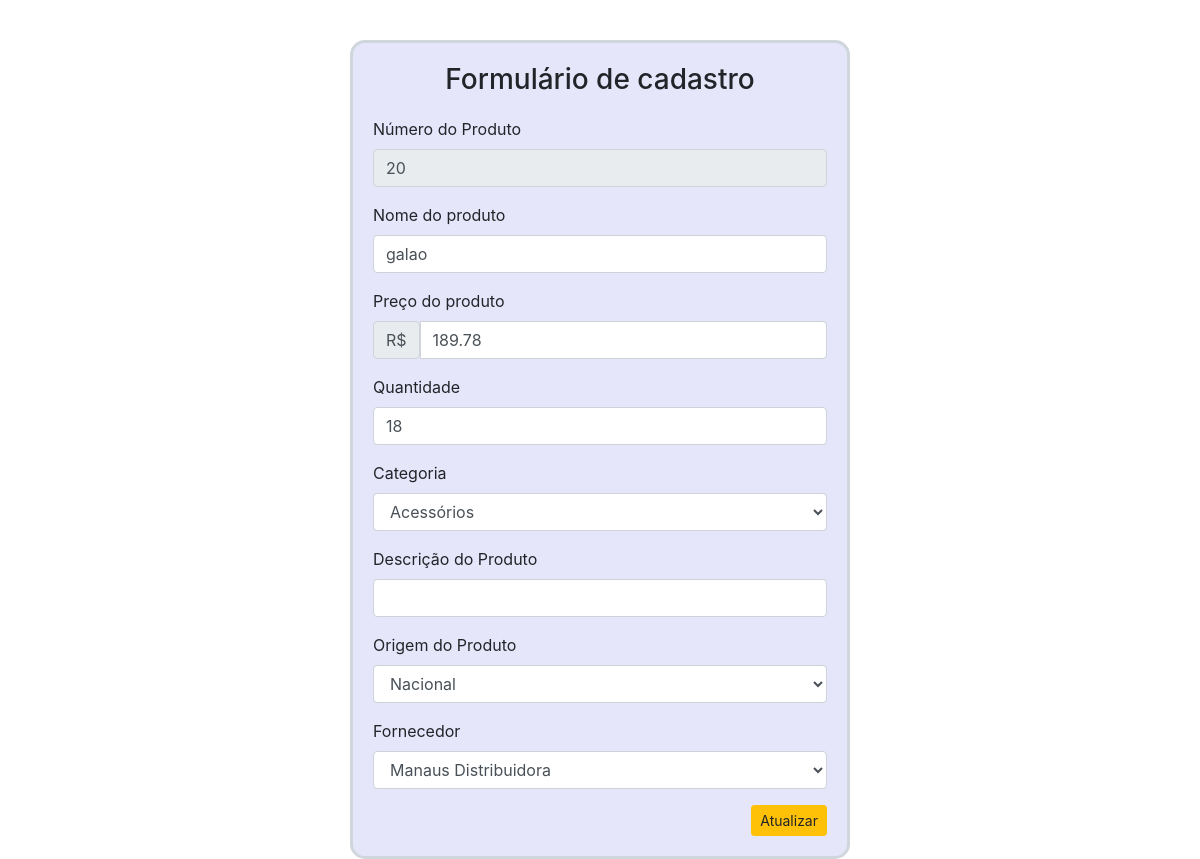
Page /PHP-HTML-CSS/editar_produto.php?id=20 on the committed database.
### tables this page shows
CREATE TABLE `estoque` (
  `id_estoque` int(11) NOT NULL,
  `numproduto` float NOT NULL,
  `nomeproduto` varchar(200) NOT NULL,
  `categoria` varchar(100) NOT NULL,
  `quantidade` int(11) NOT NULL,
  `fornecedor` varchar(100) NOT NULL,
  `descricaoproduto` varchar(255) NOT NULL,
  `origem` varchar(255) NOT NULL,
  `datacompra` date NOT NULL DEFAULT current_timestamp()
);

### PHP-HTML-CSS/editar_produto.php (the view, shortened to what this page needs)
<?php
include 'conexao.php';
$id = $_GET['id'];
?>
<!DOCTYPE html>
<html lang="pt-BR">
<head>
    <link rel="stylesheet" href="https://stackpath.bootstrapcdn.com/bootstrap/4.4.1/css/bootstrap.min.css"
>
</head>
<body>
    <div class="container" style="margin-top: 40px" id="container">
        <h3 style="text-align:center">Formulário de cadastro </h3>
        <form action="_atualizar_produto.php" method="post" style="margin-top: 20px">
            <?php
            $sql = "SELECT * FROM `estoque` WHERE id_estoque = $id";
            $buscar = mysqli_query($conexao,$sql);
            while ($array = mysqli_fetch_array($buscar)) {
                $id_estoque = $array['id_estoque'];
                $numproduto = $array['numproduto'];
                $nomeproduto = $array['nomeproduto'];
                $quantidade = $array['quantidade'];
                $descricao = $array['descricaoproduto'];
            ?>
             <div class="form-group">
                <label>Número do Produto</label>
                <input type="number" class="form-control" name="id_estoque" value="<?php echo $id_estoque?>" disabled>
            </div>
            <div class="form-group">
                <label>Nome do produto</label>
                <input type="text" class="form-control" name="nomeproduto" value="<?php echo $nomeproduto?>">
            </div>
            <div class="form-group">
                <label>Preço do produto</label>
                <div class="input-group">
                        <div class="input-group-text">R$</div>
                        <input type="number" min="0.00" step="0.01" id="exampleInputAmount" class="form-control" name="numproduto" value="<?php echo $numproduto?>">
                </div>
            </div>
            <div class="form-group">
                <label>Quantidade</label>
                <input type="number" class="form-control" name="quantidade" value="<?php echo $quantidade?>">
            </div>
            <div class="form-group">
                <label>Categoria</label>
                <select class="form-control" name="categoria">
                    <?php
                    include 'conexao.php';
                    $sql = "SELECT * FROM `categoria` order by categoria ASC";
                    $buscar = mysqli_query($conexao,$sql);
                    while ($array = mysqli_fetch_array($buscar)) {
                        $nome_categoria = $array['categoria'];
                    ?>
                    <option><?php echo $nome_categoria ?></option>
                    <?php  } ?>
                </select>
            </div>
            <div class="form-group">
                    <label>Descrição do Produto</label>
                    <input type="text" class="form-control" name="descricaoproduto" value="<?php echo $descricao?>">
            </div>
            <div class="form-group">
                    <label>Origem do Produto</label>
                    <select class="form-control" name="origem">
                        <?php
                        include 'conexao.php';
                        $sql2 = "SELECT * FROM `origem`";
                        $buscar2 = mysqli_query($conexao,$sql2);
                        while ($array2 = mysqli_fetch_array($buscar2)) {
                            $nom_origem = $array2['nom_origem'];
                        ?>
                        <option><?php echo $nom_origem ?></option>
                        <?php  } ?>
                    </select>
            </div>
            <div class="form-group">
                <label>Fornecedor</label>
                <select class="form-control" name="fornecedor">
                    <?php
                    include 'conexao.php';
                    $sql2 = "SELECT * FROM `fornecedor`";
                    $buscar2 = mysqli_query($conexao,$sql2);
                    while ($array2 = mysqli_fetch_array($buscar2)) {
                        $nome_fornecedor = $array2['nome_fornecedor'];
                    ?>
                    <option><?php echo $nome_fornecedor ?></option>
                    <?php  } ?>
                </select>
            </div>
            <div style="text-align: right;">
                <button type="submit" id="botao" class="btn btn-warning btn-sm">Atualizar</button>
            </div>
            <?php } ?>
        </form>
    </div>
</body>
</html>

### PHP-HTML-CSS/editar_produto.php (style rules this page uses)
#container { width: 500px; border-radius: 15px; border: 0.2em solid; padding: 20px; border-color: #cfd6dc; background-color:rgb(230,230,250); }

### rows in the picture
estoque: id_estoque "20", nomeproduto "galao", numproduto "189.78", quantidade "18"

### other values in the picture
form field categoria "Acessórios"
form field origem "Nacional"
form field fornecedor "Manaus Distribuidora"
